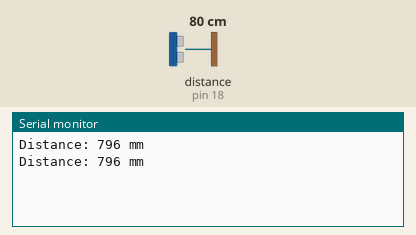
Recording of a sketch running on a simulated Arduino Uno, built with avr-gcc and run on an emulated ATmega328P. Parts: the last lines printed to the serial monitor. Wiring (inferred from the names in the program): ultrasonic range finder: trigger pin 5; echo pin 18. The inputs (shaded band) are chosen by the test bench; at power-on: distance to the obstacle (sensor on pin 18) 80 cm. The echo pulse lasts 58.3 µs per cm.

Above: at 1.8 s.
1.9 s: distance to the obstacle (sensor on pin 18) set to 2 cm
At 2.5 s:
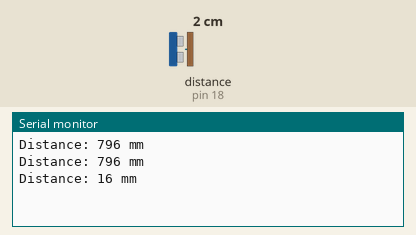
3.4 s: distance to the obstacle (sensor on pin 18) set to 4 cm
At 4.8 s:
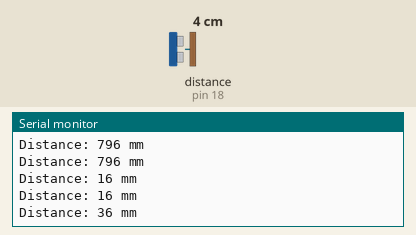
Timing chart, 0 to 6.4 s (numbered marks = the images above; inputs shaded):
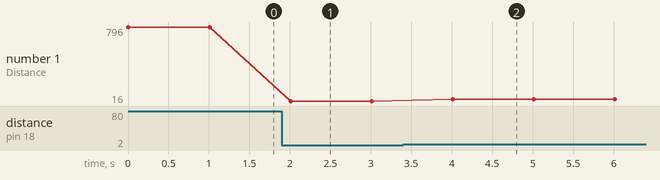

The sketch:

HC-SR04_Ultrasonic.ino
```cpp
#define TRIG_PIN 5
#define ECHO_PIN 18

void setup() {
  Serial.begin(115200);

  // Initialize the trigger pin as an output
  pinMode(TRIG_PIN, OUTPUT);

  // Initialize the echo pin as an input
  pinMode(ECHO_PIN, INPUT);
}

void loop() {
  // Send a pulse to the trigger pin
  digitalWrite(TRIG_PIN, LOW);
  delayMicroseconds(2);
  digitalWrite(TRIG_PIN, HIGH);
  delayMicroseconds(10);
  digitalWrite(TRIG_PIN, LOW);

  // Read the time for the pulse to return
  long duration = pulseIn(ECHO_PIN, HIGH);

  // Calculate the distance in millimeters
  long distance_mm = (duration * 0.343) / 2;

  // Print the distance to the Serial Monitor
  Serial.print("Distance: ");
  Serial.print(distance_mm);
  Serial.println(" mm");

  delay(1000); // 1 second delay between readings
}
```

Measured:
- after the input at 1.9 s, the serial monitor: prints a new line after 0.11 s (image 1)
- after the input at 3.4 s, the serial monitor: prints a new line after 0.61 s (image 2)
- plotted number 1: 796 → 16 after the input at 1.9 s, 16 → 36 after the input at 3.4 s
